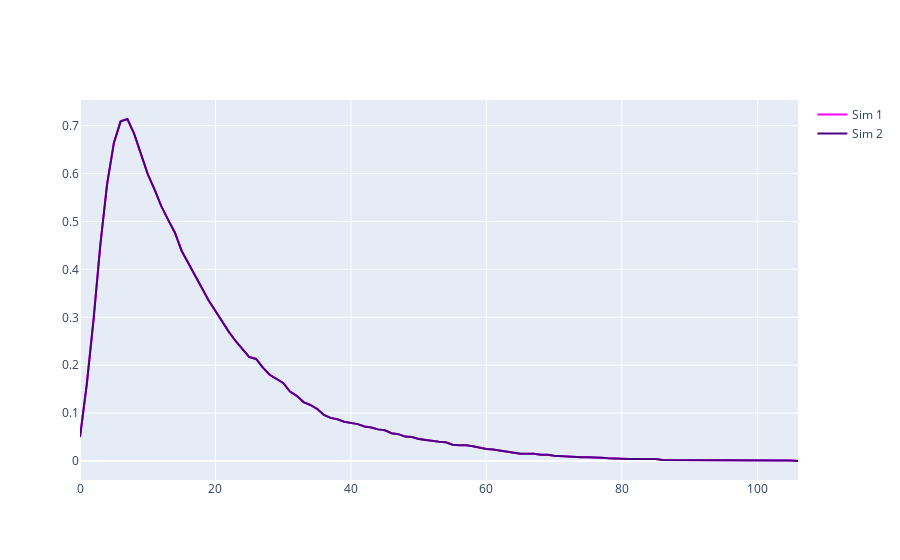

Notebook cell for this chart:
### Code cell
import plotly.graph_objects as go

df_1 = simulate_pandemic(seed=13)
df_2 = simulate_pandemic(seed=13)

fig = go.Figure()
x1 = df_1.index.to_list()
x2 = df_2.index.to_list()

y1 = df_1['infected']
y2 = df_2['infected']

fig.add_trace(go.Scatter(x=x1, y=y1,
    fill=None,
    mode='lines',
    line_color='magenta',
     name="Sim 1"
    ))


fig.add_trace(go.Scatter(x=x2, y=y2,
    fill=None,
    mode='lines',
    line_color='indigo',
     name="Sim 2"
    ))
